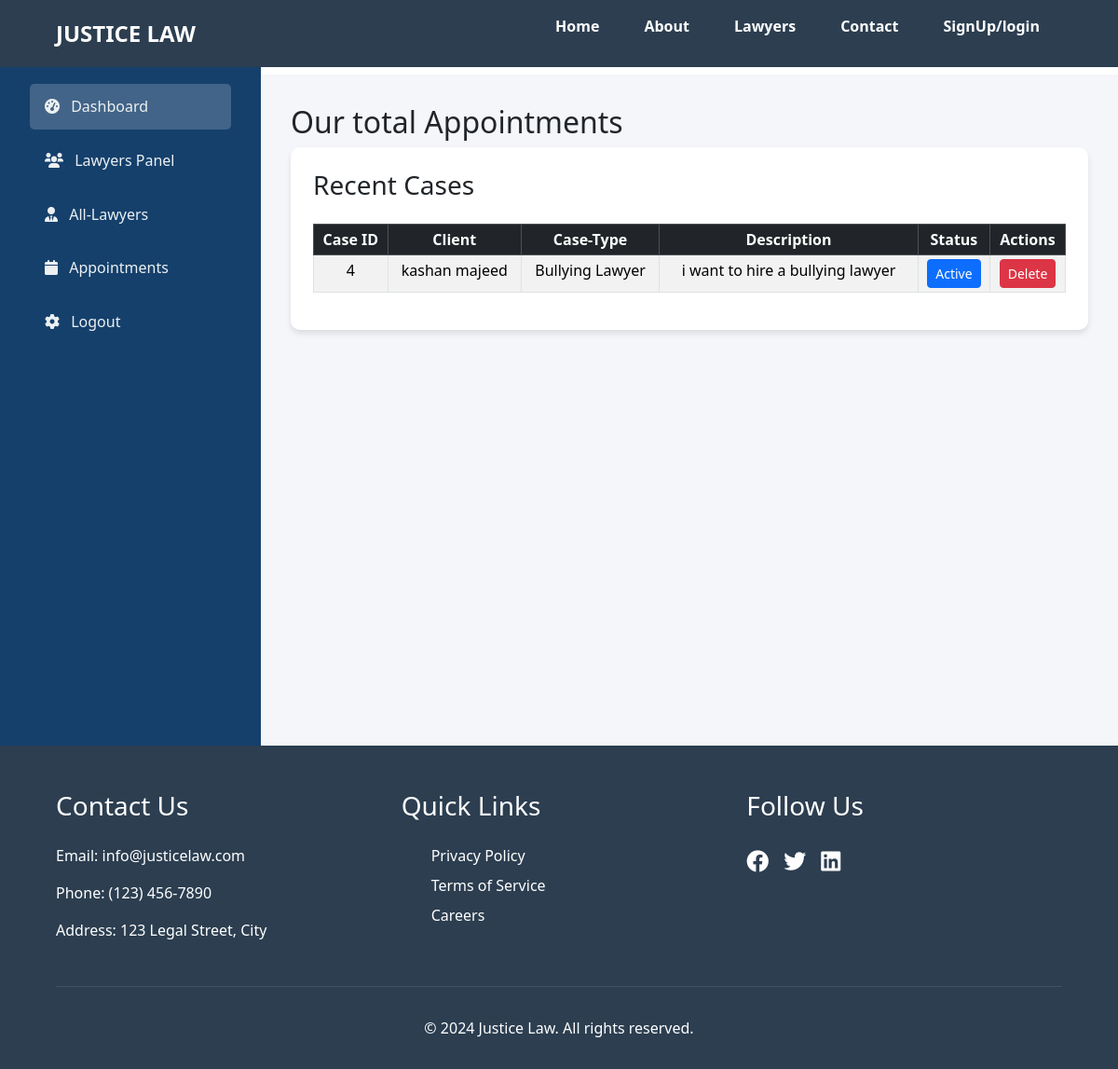
Page /appointments.php (signed in) on the committed database.
### tables this page shows
CREATE TABLE `appointments` (
  `id` int(11) NOT NULL,
  `name` varchar(55) NOT NULL,
  `email` varchar(55) NOT NULL,
  `password` int(11) NOT NULL,
  `lawyer_type` varchar(55) NOT NULL,
  `details` varchar(500) NOT NULL
);

### appointments.php (the view, shortened to what this page needs)
<!DOCTYPE html>
<html lang="en">
<head>
    <link href="https://cdn.jsdelivr.net/npm/bootstrap@5.3.2/dist/css/bootstrap.min.css" rel="stylesheet">
    <link href="https://cdnjs.cloudflare.com/ajax/libs/font-awesome/6.0.0/css/all.min.css" rel="stylesheet">
</head>
<body>
    <?php include 'navbar.php' ?>
    <div class="admin-container">
        <div class="admin-sidebar">
            <h3 class="mb-4">VIP Admin</h3>
            <nav>
                <a href="admin-panel.php" class="nav-link active">
                    <i class="fas fa-tachometer-alt me-2"></i>
                    <span>Dashboard</span>
                </a>
                <a href="lawyer-dashboard.php" class="nav-link">
                    <i class="fas fa-users me-2"></i>
                    <span>Lawyers Panel</span>
                </a>
                <a href="admin-lawyers.php" class="nav-link">
                    <i class="fas fa-user-tie me-2"></i>
                    <span>All-Lawyers</span>
                </a>
                <a href="appointments.php" class="nav-link">
                    <i class="fas fa-calendar me-2"></i>
                    <span>Appointments</span>
                </a>
                <a href="admin-logout.php" class="nav-link">
                    <i class="fas fa-cog me-2"></i>
                    <span>Logout</span>
                </a>
            </nav>
        </div>
        <div class="admin-content">
        <h2>Our total Appointments</h2>
        <div class="vip-table">
               <h3 class="mb-4">Recent Cases</h3>
               <table class="table table-striped table-bordered table-hover table-responsive table-sm">
                   <thead class="table-dark text-center align-middle ">
                       <tr>
                           <th>Case ID</th>
                           <th>Client</th>
                           <th>Case-Type</th>
                           <th>Description</th>
                           <th>Status</th>
                           <th>Actions</th>
                       </tr>
                   </thead>
                   <tbody class="text-center">
                       <?php
                       include 'dbconnect.php';
                       $query = "SELECT * FROM appointments";
                       $result = mysqli_query($conn, $query);
                       while ($row = mysqli_fetch_assoc($result)) {
                       ?>
                       <tr>
                           <td><?php echo $row['id']; ?></td>
                           <td><?php echo $row['name']; ?></td>
                           <td><?php echo $row['lawyer_type']; ?></td>
                           <td><?php echo $row['details']; ?></td>
                           <td><a href=""<?php echo $row['id']; ?> class="btn btn-sm btn-primary">Active</a></td>
                           <td>
                               <a href="delete-case.php?id=<?php echo $row['id']; ?>"
                                   class="btn btn-sm btn-danger"
                                   onclick="return confirm('Are you sure you want to delete this data?');">
                                   Delete
                               </a>
                           </td>
                       </tr>
                       <?php
                   }
                   ?>
               </tbody>
               </table>
           </div>
        </div>
    </div>
    <?php include 'footer.php' ?>
</body>
</html>

### appointments.php (style rules this page uses)
:root { --primary-color: #15406cff; --secondary-color: #1a426bff; --accent-color: #3498db; --text-light: #ecf0f1; }
.admin-container { display: flex; min-height: 100vh; }
.admin-sidebar { width: 280px; background: var(--primary-color); padding: 2rem; color: var(--text-light); }
.admin-content { flex: 1; padding: 2rem; margin-top: 80px; background: #f5f6fa; }
.active { background: #f5f6fa33; }
.vip-table { background: white; border-radius: 10px; box-shadow: 0 4px 6px rgba(0,0,0,0.1); padding: 1.5rem; }
.nav-link { color: var(--text-light); padding: 0.8rem 1rem; margin: 0.5rem 0; border-radius: 5px; transition: all 0.3s ease; }

### rows in the picture
appointments: id "4", name "kashan majeed", lawyer_type "Bullying Lawyer", details "i want to hire a bullying lawyer"
